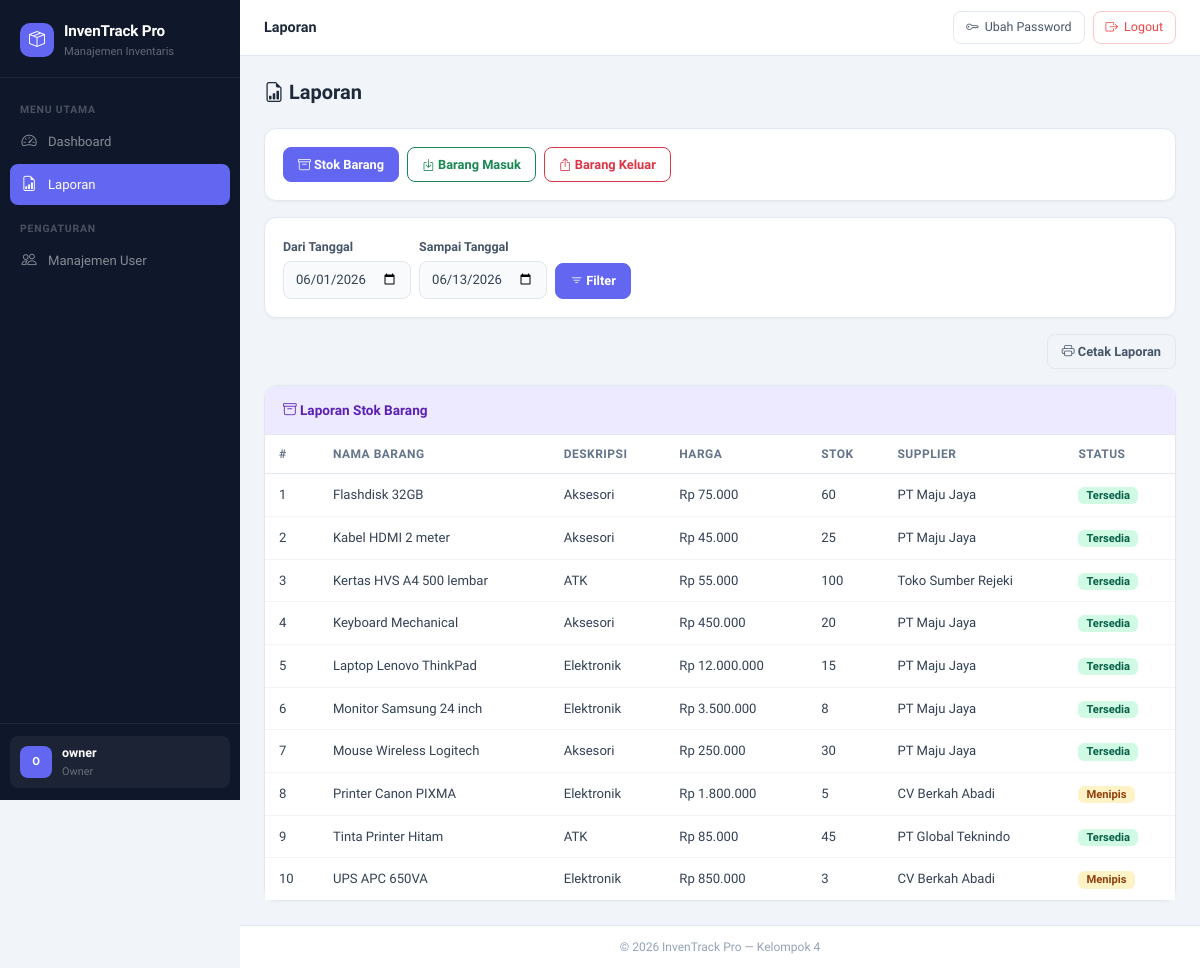
Page /pages/laporan.php (signed in) on the earlier database version.
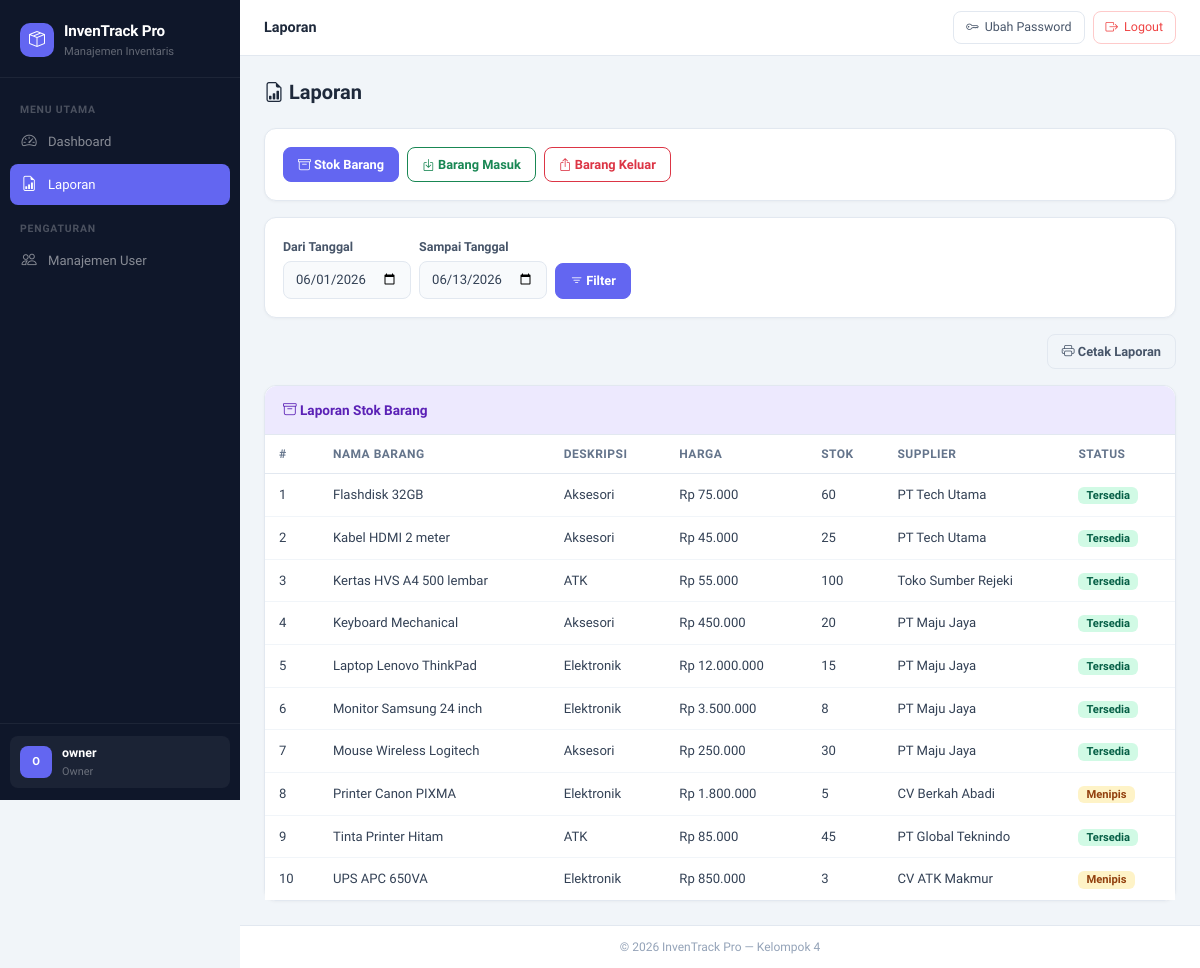
Same page on the later database version.
### tables this page shows
CREATE TABLE `barang` (
  `id_barang` int(11) NOT NULL AUTO_INCREMENT,
  `id_supplier` int(11) DEFAULT NULL,
  `nama_barang` varchar(100) NOT NULL,
  `deskripsi` varchar(50) DEFAULT NULL,
  `harga_barang` double NOT NULL DEFAULT 0,
  `jumlah_stok` int(11) NOT NULL DEFAULT 0,
  PRIMARY KEY (`id_barang`),
  KEY `id_supplier` (`id_supplier`),
  CONSTRAINT `barang_ibfk_1` FOREIGN KEY (`id_supplier`) REFERENCES `supplier` (`id_supplier`) ON DELETE SET NULL ON UPDATE CASCADE
);

CREATE TABLE `supplier` (
  `id_supplier` int(11) NOT NULL AUTO_INCREMENT,
  `nama_supplier` varchar(100) NOT NULL,
  `kontak` varchar(20) DEFAULT NULL,
  `alamat` varchar(255) DEFAULT NULL,
  PRIMARY KEY (`id_supplier`)
);

### pages/laporan.php (the view, shortened to what the changed rows need)
<?php require_once __DIR__ . '/../includes/header.php'; ?>
<?php
$tipe      = $_GET['tipe'] ?? 'stok';
?>
<div class="card" id="area-cetak">
    <div class="card-body p-0">
        <?php if ($tipe === 'stok'): ?>
        <?php
        $sql = "SELECT b.*, s.nama_supplier
                FROM barang b
                LEFT JOIN supplier s ON b.id_supplier = s.id_supplier
                WHERE 1=1";
        $sql .= " ORDER BY b.nama_barang ASC";
        $data = mysqli_query($conn, $sql);
        ?>
        <div class="table-responsive">
            <table class="table table-hover mb-0">
                <thead>
                    <tr>
                        <th>#</th>
                        <th>Nama Barang</th>
                        <th>Deskripsi</th>
                        <th>Harga</th>
                        <th>Stok</th>
                        <th>Supplier</th>
                        <th>Status</th>
                    </tr>
                </thead>
                <tbody>
                    <?php if (mysqli_num_rows($data) > 0): ?>
                        <?php $no = 1; while ($row = mysqli_fetch_assoc($data)): ?>
                        <tr>
                            <td><?= $no++ ?></td>
                            <td><?= htmlspecialchars($row['nama_barang']) ?></td>
                            <td><?= htmlspecialchars($row['deskripsi']) ?></td>
                            <td>Rp <?= number_format($row['harga_barang'], 0, ',', '.') ?></td>
                            <td><?= $row['jumlah_stok'] ?></td>
                            <td><?= htmlspecialchars($row['nama_supplier'] ?? '-') ?></td>
                            <td>
                                <?php if ($row['jumlah_stok'] == 0): ?>
                                    <span class="badge bg-danger">Habis</span>
                                <?php elseif ($row['jumlah_stok'] <= 5): ?>
                                    <span class="badge bg-warning text-dark">Menipis</span>
                                <?php else: ?>
                                    <span class="badge bg-success">Tersedia</span>
                                <?php endif; ?>
                            </td>
                        </tr>
                        <?php endwhile; ?>
                    <?php else: ?>
                        <tr><td colspan="7" class="text-center text-muted py-3 fst-italic">Belum ada data stok barang</td></tr>
                    <?php endif; ?>
                </tbody>
            </table>
        </div>
        <?php endif; ?>
    </div>
</div>
<?php require_once __DIR__ . '/../includes/footer.php'; ?>

Differences in the rows shown:
changed through a linked row, barang "Flashdisk 32GB": id_supplier.nama_supplier "PT Maju Jaya" → "PT Tech Utama"
changed through a linked row, barang "Kabel HDMI 2 meter": id_supplier.nama_supplier "PT Maju Jaya" → "PT Tech Utama"
changed through a linked row, barang "UPS APC 650VA": id_supplier.nama_supplier "CV Berkah Abadi" → "CV ATK Makmur"
